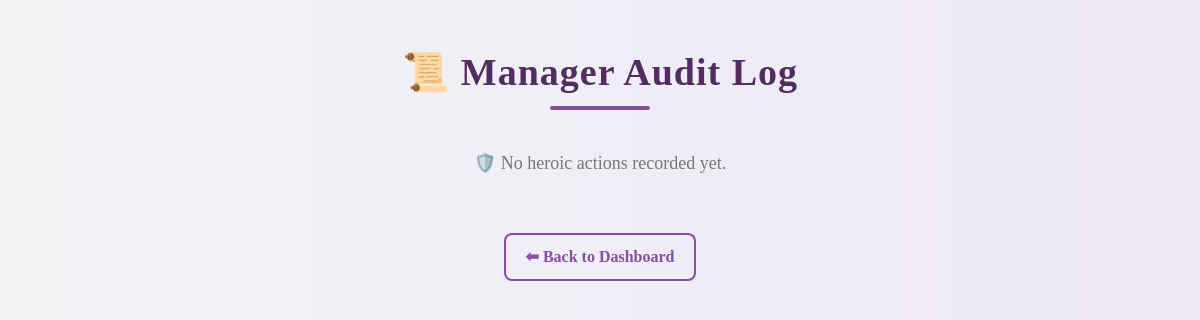
/manager/audit_log (signed in), run on an earlier commit of the app's database.
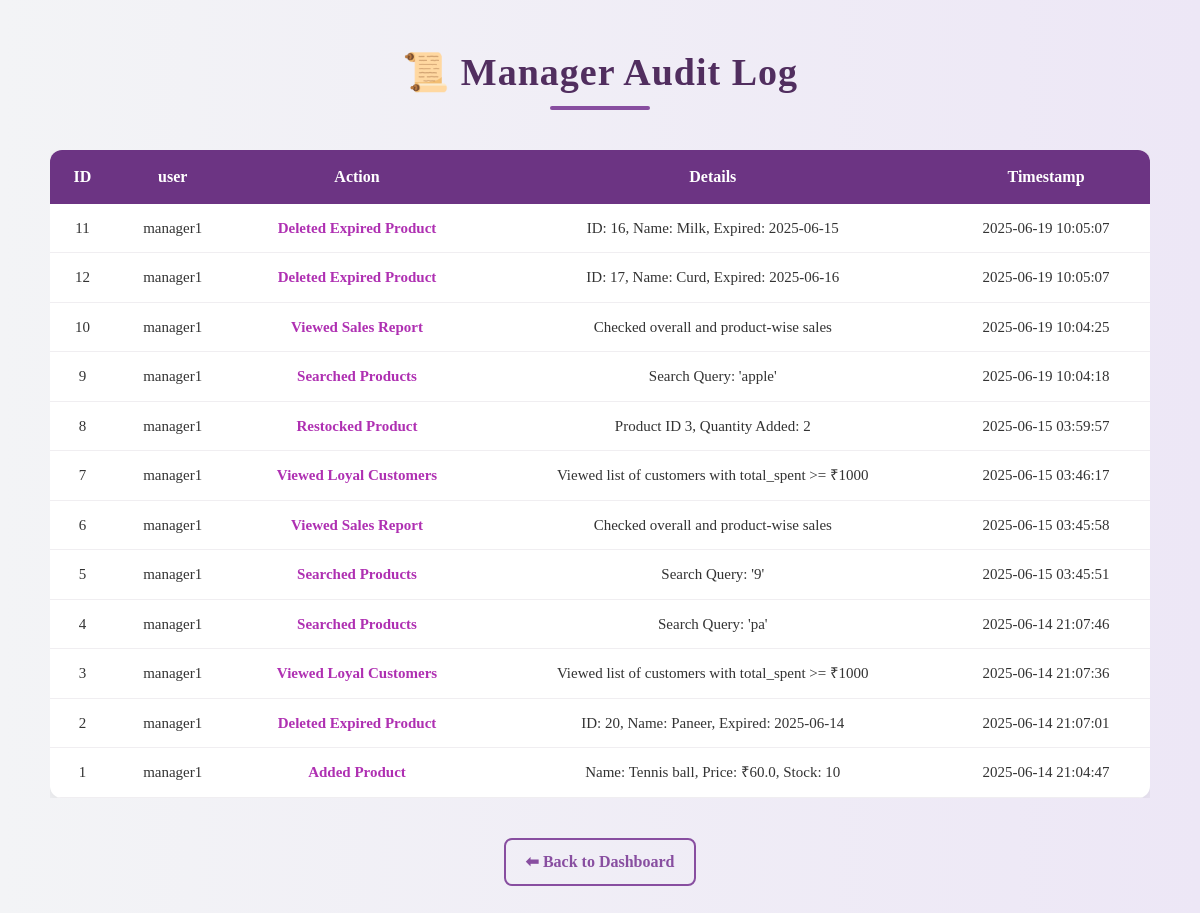
And on a later commit of the database.
### tables this page shows
CREATE TABLE "manager_audit" (
	"id"	INTEGER,
	"action"	TEXT NOT NULL,
	"details"	TEXT NOT NULL,
	"timestamp"	DATETIME DEFAULT CURRENT_TIMESTAMP,
	"user"	TEXT NOT NULL,
	PRIMARY KEY("id" AUTOINCREMENT)
);

### app.py (the view)
@app.route('/manager/audit_log')
def manager_audit_log():
    if 'role' in session and session['role'] == 'manager':
        try:
            with get_db_connection() as conn:
                cursor = conn.cursor()
                cursor.execute("SELECT * FROM manager_audit ORDER BY timestamp DESC")
                logs = cursor.fetchall()
            return render_template("manager_audit_log.html", logs=logs)
        except Exception as e:
            print("Error fetching manager audit logs:", e)
            flash("⚠️ Could not load audit logs at the moment.", "danger")
            return redirect('/manager')
    return redirect('/login')

### app.py (called while the page is built)
@contextmanager
def get_db_connection():
    conn = sqlite3.connect("grocery.db", timeout=10)
    conn.execute("PRAGMA journal_mode=WAL;")
    try:
        yield conn
        conn.commit()
    except Exception as e:
        conn.rollback()
        raise e
    finally:
        conn.close()

### templates/manager_audit_log.html (shortened to what this page needs)
<!DOCTYPE html>
<html lang="en">
<head>
    <link href="https://cdn.jsdelivr.net/npm/bootstrap@5.3.3/dist/css/bootstrap.min.css" rel="stylesheet">
</head>
<body>
    <h2>📜 Manager Audit Log</h2>
    {% if logs %}
    <div class="scroll-shadow">
        <table>
            <thead>
                <tr>
                    <th>ID</th>
                    <th>user</th>
                    <th>Action</th>
                    <th>Details</th>
                    <th>Timestamp</th>
                </tr>
            </thead>
            <tbody>
                {% for log in logs %}
                <tr>
                    <td>{{ log[0] }}</td>
                    <td>{{log[4]}}</td>
                    <td class="highlight-action">{{ log[1] }}</td>
                    <td>{{ log[2] }}</td>
                    <td>{{ log[3] }}</td>
                </tr>
                {% endfor %}
            </tbody>
        </table>
    </div>
    {% else %}
        <p class="no-logs">🛡️ No heroic actions recorded yet.</p>
    {% endif %}
    <div class="text-center">
        <a href="{{ url_for('manager_dashboard') }}" class="back-link">⬅ Back to Dashboard</a>
    </div>
</body>
</html>

What changed in the data, as far as the page shows it:
added manager_audit: id "11", user "manager1", action "Deleted Expired Product", details "ID: 16, Name: Milk, Expired: 2025-06-15", timestamp "2025-06-19 10:05:07"
added manager_audit: id "12", user "manager1", action "Deleted Expired Product", details "ID: 17, Name: Curd, Expired: 2025-06-16", timestamp "2025-06-19 10:05:07"
added manager_audit: id "10", user "manager1", action "Viewed Sales Report", details "Checked overall and product-wise sales", timestamp "2025-06-19 10:04:25"
added manager_audit: id "9", user "manager1", action "Searched Products", details "Search Query: 'apple'", timestamp "2025-06-19 10:04:18"
added manager_audit: id "8", user "manager1", action "Restocked Product", details "Product ID 3, Quantity Added: 2", timestamp "2025-06-15 03:59:57"
added manager_audit: id "7", user "manager1", action "Viewed Loyal Customers", details "Viewed list of customers with total_spent >= ₹1000", timestamp "2025-06-15 03:46:17"
added manager_audit: id "6", user "manager1", action "Viewed Sales Report", details "Checked overall and product-wise sales", timestamp "2025-06-15 03:45:58"
added manager_audit: id "5", user "manager1", action "Searched Products", details "Search Query: '9'", timestamp "2025-06-15 03:45:51"
added manager_audit: id "4", user "manager1", action "Searched Products", details "Search Query: 'pa'", timestamp "2025-06-14 21:07:46"
added manager_audit: id "3", user "manager1", action "Viewed Loyal Customers", details "Viewed list of customers with total_spent >= ₹1000", timestamp "2025-06-14 21:07:36"
added manager_audit: id "2", user "manager1", action "Deleted Expired Product", details "ID: 20, Name: Paneer, Expired: 2025-06-14", timestamp "2025-06-14 21:07:01"
added manager_audit: id "1", user "manager1", action "Added Product", details "Name: Tennis ball, Price: ₹60.0, Stock: 10", timestamp "2025-06-14 21:04:47"
Also different on the page:
text no longer shown: "🛡️ No heroic actions recorded yet."
text now shown: "ID user Action Details Timestamp"
